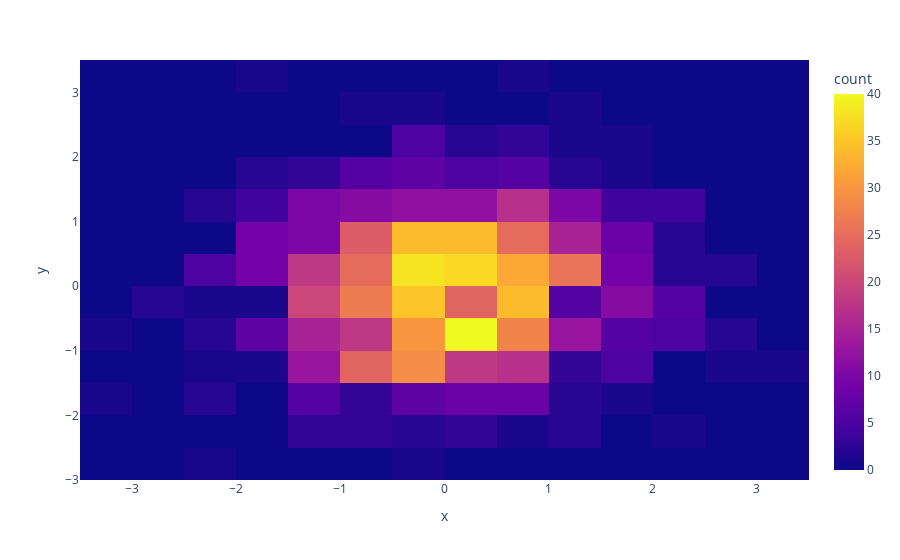

Source (notebook cell):
### Code cell
px.density_heatmap(x=x, y=y)

### Figure 1 — Plotly figure (JSON) as saved in the notebook; plotly's stock layout.template omitted (floating-point values rounded to 4 significant figures; data arrays with more than 128 entries replaced by an {"elided": "..."} marker saying what was removed)
{"data": [{"coloraxis": "coloraxis", "hovertemplate": "x=%{x}<br>y=%{y}<br>count=%{z}<extra></extra>", "name": "", "type": "histogram2d", "x": {"elided": "1000 float values"}, "xaxis": "x", "xbingroup": "x", "y": {"elided": "1000 float values"}, "yaxis": "y", "ybingroup": "y"}], "layout": {"coloraxis": {"colorbar": {"title": {"text": "count"}}, "colorscale": [[0, "#0d0887"], [0.1111, "#46039f"], [0.2222, "#7201a8"], [0.3333, "#9c179e"], [0.4444, "#bd3786"], [0.5556, "#d8576b"], [0.6667, "#ed7953"], [0.7778, "#fb9f3a"], [0.8889, "#fdca26"], [1, "#f0f921"]]}, "legend": {"tracegroupgap": 0}, "margin": {"t": 60}, "xaxis": {"anchor": "y", "domain": [0, 1], "title": {"text": "x"}}, "yaxis": {"anchor": "x", "domain": [0, 1], "title": {"text": "y"}}}}
